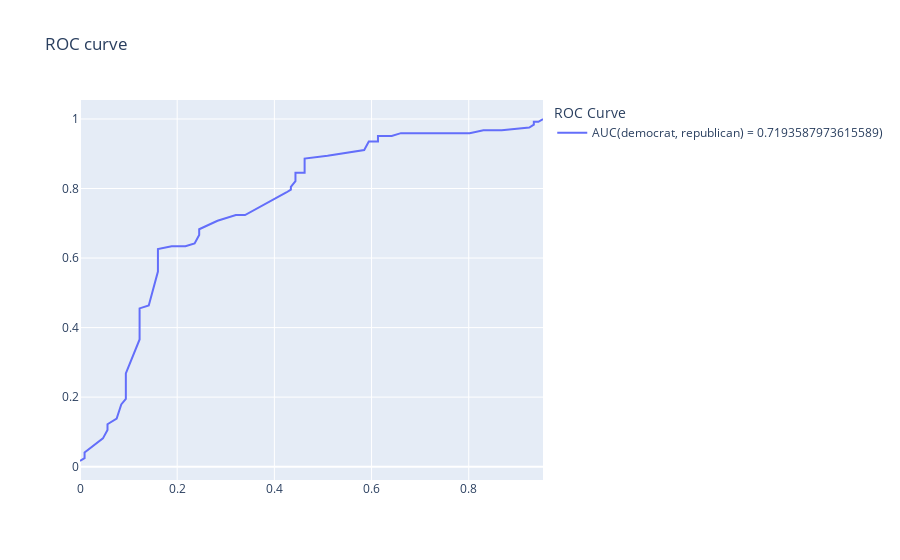

Write notebook code for a chart like this one.
### Code cell
#first 
data = pandas.read_csv("./house-votes-84.tmls", encoding="ascii", skiprows=[1]).rename(columns={"class": "c"})

# clean data/remove rows that have unknown value
data = data.drop(data[data["handicapped-infants"].str.contains(r"[?]") |
                        data["c"].str.contains(r"[?]") |
                        data["water-project-cost-sharing"].str.contains(r"[?]") |
                        data["adoption-of-the-budget-resolution"].str.contains(r"[?]") |
                        data["physician-fee-freeze"].str.contains(r"[?]") |
                        data["el-salvador-aid"].str.contains(r"[?]") |
                        data["religious-groups-in-schools"].str.contains(r"[?]") |
                        data["anti-satellite-test-ban"].str.contains(r"[?]") |
                        data["aid-to-nicaraguan-contras"].str.contains(r"[?]") |
                        data["mx-missile"].str.contains(r"[?]") |
                        data["immigration"].str.contains(r"[?]") |
                        data["synfuels-corporation-cutback"].str.contains(r"[?]") |
                        data["education-spending"].str.contains(r"[?]") |
                        data["superfund-right-to-sue"].str.contains(r"[?]") |
                        data["crime"].str.contains(r"[?]") |
                        data["duty-free-exports"].str.contains(r"[?]") |
                        data["export-administration-act-south-africa"].str.contains(r"[?]")
                        ].index)


# here i take out some column otherwise it would take time
#data = data[["c", "handicapped-infants", "water-project-cost-sharing", "duty-free-exports", "anti-satellite-test-ban"]]
results = cross_validation(data, k=8, max_depth=4)
roc_curves(results)

### Figure 1 — Plotly figure (JSON) as saved in the notebook; plotly's stock layout.template omitted (floating-point values rounded to 4 significant figures; data arrays with more than 128 entries replaced by an {"elided": "..."} marker saying what was removed)
{"data": [{"mode": "lines", "name": "AUC(democrat, republican) = 0.7193587973615589)", "textfont": {"size": 14}, "type": "scatter", "x": {"elided": "500 float values"}, "y": {"elided": "500 float values"}}], "layout": {"legend": {"title": {"text": "ROC Curve"}}, "showlegend": true, "title": {"text": "ROC curve"}}}
